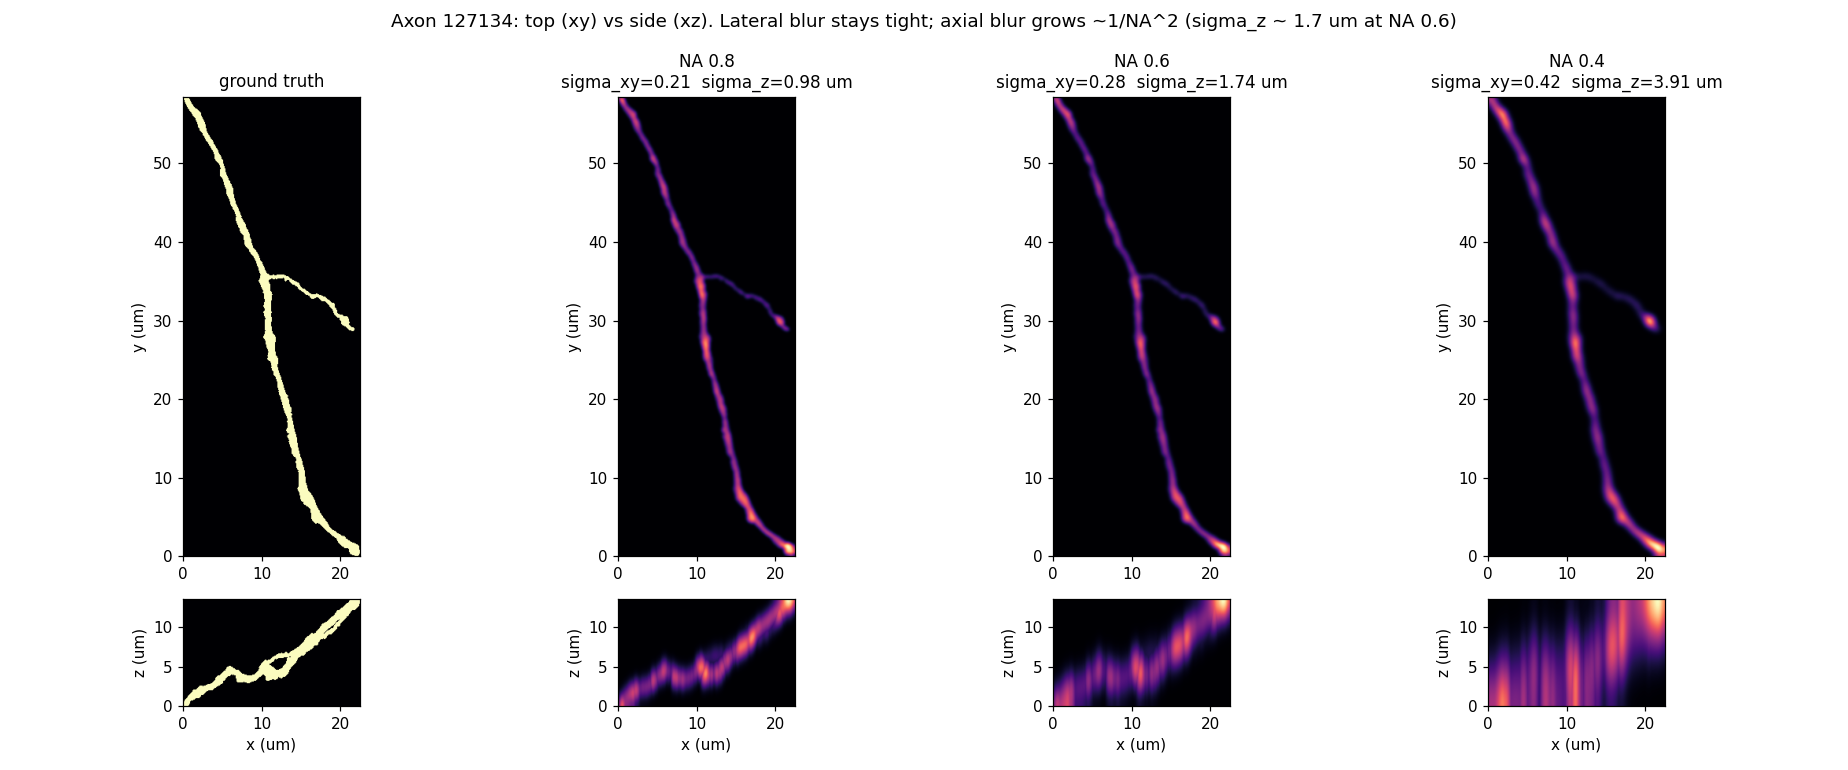

Reproduce this figure in Python.
"""Single-axon orthogonal-view sanity check: top (xy) + side (xz) at several NAs.

Validates that the anisotropic 3D PSF is applied correctly: lateral blur stays
tight while axial blur is ~4 um at NA 0.6 (sigma_z ~ 6x sigma_xy). True 3D
voxelize -> anisotropic 3D Gaussian -> max-intensity projections.

Run: .venv-liconn/bin/python spike_ortho1.py
"""
import glob

import numpy as np
from scipy import ndimage
import matplotlib
matplotlib.use("Agg")
import matplotlib.pyplot as plt

from spike_sim import psf_sigmas_um

RES_NM = np.array([18.0, 18.0, 24.0])
UM = RES_NM / 1000.0
GRID = 0.10  # isotropic sim voxel (um) -> PSF anisotropy comes only from the PSF
NAS = (0.8, 0.6, 0.4)


def pick_axon():
    """Choose one axon with large z-extent (most informative side view)."""
    best = None
    for f in sorted(glob.glob("data/axons/chunk_*.npz")):
        d = np.load(f)
        verts, offs, ids = d["verts"], d["offsets"], d["ids"]
        for k, sid in enumerate(ids):
            v = verts[offs[k]:offs[k + 1]].astype(np.float64) * UM
            if v.shape[0] < 800:
                continue
            ext = v.max(0) - v.min(0)
            score = ext[2] * v.shape[0]            # z-extent * size
            if best is None or score > best[0]:
                best = (score, int(sid), v)
    return best[1], best[2]


def voxelize(v_um):
    mn = v_um.min(0)
    idx = np.floor((v_um - mn) / GRID).astype(int)
    shp = idx.max(0) + 3
    vol = np.zeros(shp, bool)
    vol[idx[:, 0] + 1, idx[:, 1] + 1, idx[:, 2] + 1] = True
    vol = ndimage.binary_dilation(vol, iterations=1)
    vol = ndimage.binary_fill_holes(vol)
    return vol.astype(np.float32), mn


def main():
    sid, v = pick_axon()
    ext = v.max(0) - v.min(0)
    print(f"axon {sid}: {v.shape[0]} verts, extent (um) "
          f"x={ext[0]:.1f} y={ext[1]:.1f} z={ext[2]:.1f}")
    vol, mn = voxelize(v)
    nx, ny, nz = vol.shape
    print(f"grid {nx}x{ny}x{nz} @ {GRID} um")

    cols = ["ground truth"] + [f"NA {na}" for na in NAS]
    fig, ax = plt.subplots(2, len(cols), figsize=(4.2 * len(cols), 7),
                           gridspec_kw={"height_ratios": [ny, nz]})

    def show(col, vol3d, title):
        top = vol3d.max(axis=2).T          # (y, x)
        side = vol3d.max(axis=1).T         # (z, x)
        ax[0, col].imshow(top, origin="lower", cmap="magma", aspect="equal",
                          extent=[0, nx * GRID, 0, ny * GRID])
        ax[1, col].imshow(side, origin="lower", cmap="magma", aspect="equal",
                          extent=[0, nx * GRID, 0, nz * GRID])
        ax[0, col].set_title(title, fontsize=11)
        ax[0, col].set_ylabel("y (um)"); ax[1, col].set_ylabel("z (um)")
        ax[1, col].set_xlabel("x (um)")

    show(0, vol, "ground truth")
    for c, na in enumerate(NAS, start=1):
        s_xy, s_z = psf_sigmas_um(na)
        blur = ndimage.gaussian_filter(vol, (s_xy / GRID, s_xy / GRID, s_z / GRID))
        show(c, blur, f"NA {na}\nsigma_xy={s_xy:.2f}  sigma_z={s_z:.2f} um")

    fig.text(0.5, 0.965, f"Axon {sid}: top (xy) vs side (xz). Lateral blur stays tight; "
             f"axial blur grows ~1/NA^2 (sigma_z ~ {psf_sigmas_um(0.6)[1]:.1f} um at NA 0.6)",
             ha="center", fontsize=12)
    fig.tight_layout(rect=[0, 0, 1, 0.95])
    fig.savefig("spike_ortho1.png", dpi=110)
    print("-> spike_ortho1.png")


if __name__ == "__main__":
    main()
